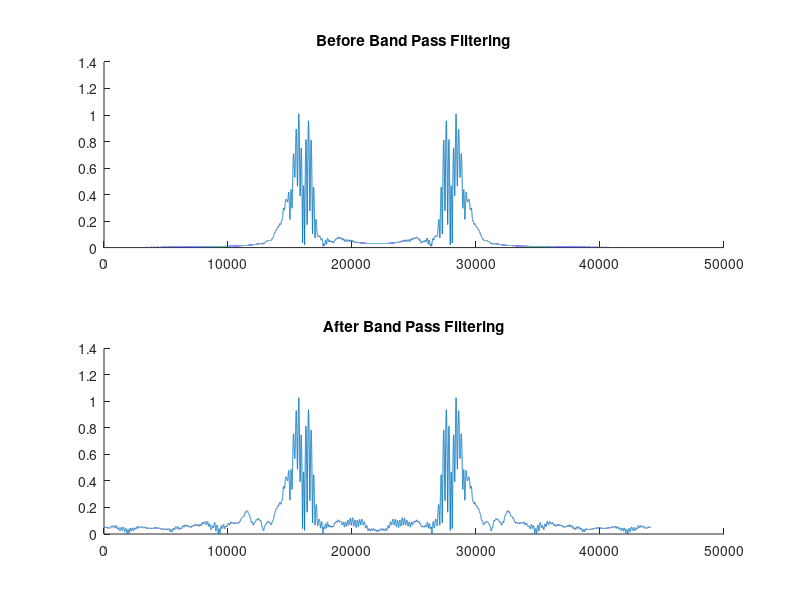

The MATLAB source for this figure:
%% Load Notes

% Read Note data is already collected from X4

% raw_data_ori (= Band Pass Filter Adapted Result)
raw_data = load('RawData1.mat').RawData1(300, :);
raw_data_ori = load('RawData_Ori1.mat').RawData_Ori1(300, :);
%% Setup Variables

fs = 44100; % Sampling Freq
fft_size = 2^16; % FFT Size

x_step = fs * ((1:1:fft_size) - 1) / fft_size;

fft_note1 = abs(fft(raw_data, fft_size));
fft_note2 = abs(fft(raw_data_ori, fft_size));
%% Plotting

subplot(2, 1, 1)
hold on
title("Before Band Pass Filtering")
plot(x_step, fft_note1)

subplot(2, 1, 2)
hold on
title("After Band Pass Filtering")
plot(x_step, fft_note2)